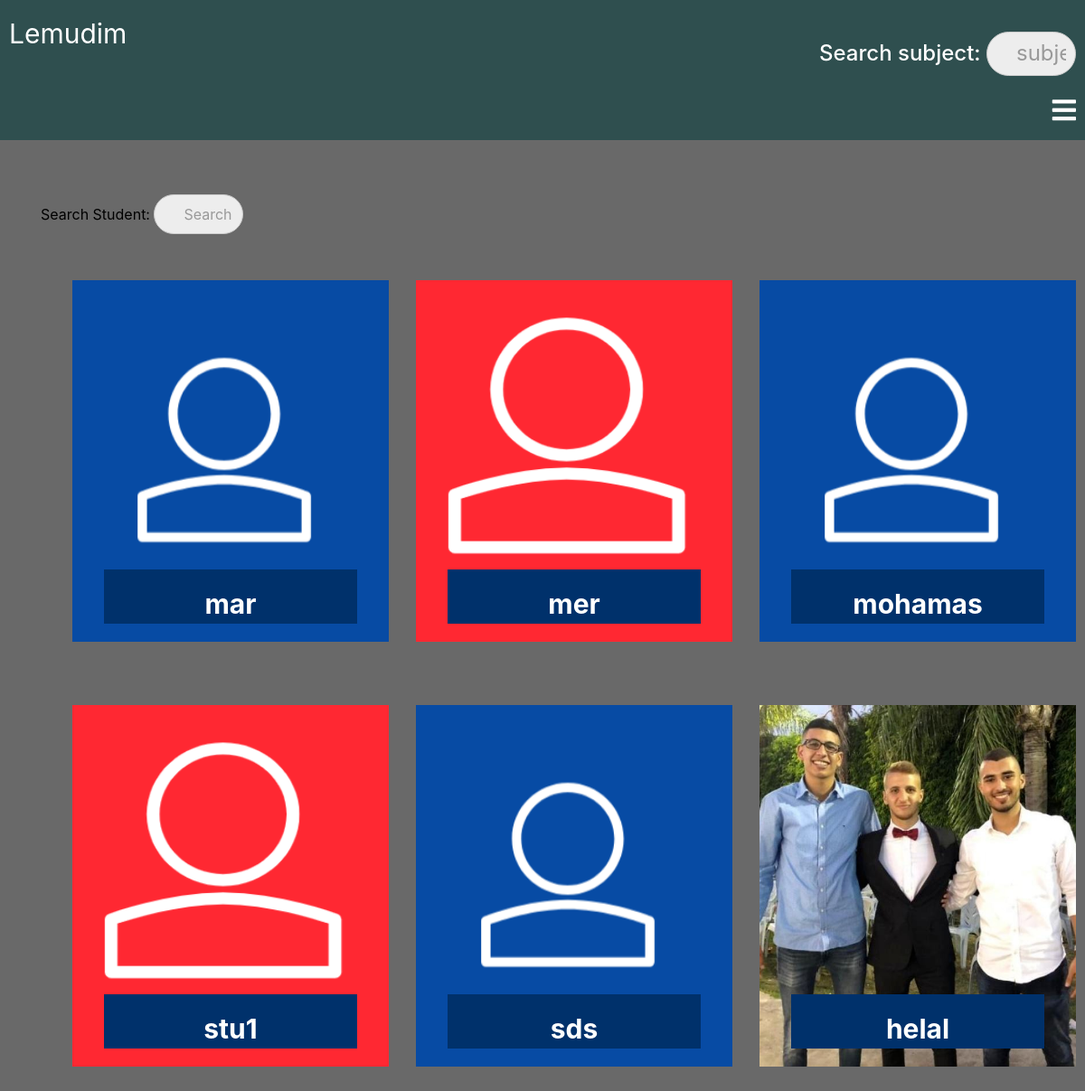
The page /classroom/students_list/ (signed in) on the database its author committed.
### classroom/models.py (models this page shows, shortened)
class Student(models.Model):
    user = models.OneToOneField(User, on_delete=models.CASCADE, primary_key=True, related_name='Student')
    name = models.CharField(max_length=250)
    student_of = models.CharField(max_length=250)
    language = models.CharField(max_length=250)
    email = models.EmailField(max_length=250)
    phone = models.CharField(max_length=250)
    student_profile_pic = models.ImageField(upload_to="classroom/student_profile_pic", blank=True)
    class Meta:
        ordering = ['language']

### classroom/views.py (the view)
def students_list(request):
    query = request.GET.get("q", None)
    students = StudentsInClass.objects.filter(teacher=request.user.Teacher)
    students_list = [x.student for x in students]
    qs = Student.objects.all()
    if query is not None:
        qs = qs.filter(
                Q(name__icontains=query)
                )
    qs_one = []
    for x in qs:
        if x in students_list:
            pass
        else:
            qs_one.append(x)
    context = {
        "students_list": qs_one,
    }
    template = "classroom/students_list.html"
    return render(request, template, context)

### template/classroom/students_list.html (shortened to what this page needs)
{% extends "classroom/base.html" %}
{% load static %}
{% block content %}
<div class="student-list">
<div class="container">
  <form method='GET' action="{% url 'classroom:students_list' %}" class="searchme">
    <p>Search Student: <input type='search' name='q' placeholder='Search'></p>
  </form>
  <div class="row">
  {% for student in students_list %}
  <div class="col-6 col-md-4">
  <div class="student-box">
    <div class="imgBx">
      {% if student.student_profile_pic %}
      <img src="{{ student.student_profile_pic.url }}" alt="">
      {% else %}
      {% if forloop.counter0|divisibleby:"2" %}
      <img src="{% static 'images/login-avatar.PNG' %}" alt="">
      {% else %}
      <img src="{% static 'images/login-avatar-2.PNG' %}" alt="">
      {% endif %}
      {% endif %}
    </div>
    <div class="content">
      <h3>{{ student.name }}</h3>
    </div>
  </div>
  </div>
  {% endfor %}
  </div>
</div>
</div>
{% endblock %}

### static/css/base.css (style rules this page uses)
.student-signup-form h1,h3 { margin: 10px; padding: 0; text-align: center; font-size: 40px; font-weight: 300; opacity: 1; }

### static/css/newbase.css (style rules this page uses)
.student-list { margin: 0; padding: 0; background: dimgray; background-size:auto; background-repeat: repeat; width: 100%; padding-bottom: 600px; padding-top: 5%; color: black; }
.student-list .student-box { margin: 10%; position: relative; width: 100%; height: 400px; background: #000; }
.student-list .student-box .imgBx { position: relative; top: 0; left: 0; width: 100%; height: 100%; }
.student-list .student-box .imgBx img { position: absolute; top: 0; left: 0; width: 100%; height: 100%; object-fit: cover; transition: 0.5s; }
.student-list .student-box .content { position: absolute; bottom: 20px; left: 10%; width: 80%; height: 60px; background: #00316b; transition: 0.5s; overflow: hidden; color: white; padding: 15px; box-sizing: border-box; }
.student-list .student-box .content h3 { margin: 0; padding: 5px; font-size: 30px; font-weight: 700; }

### rows shown on the page
Student: name "mar"
Student: name "mer"
Student: name "mohamas"
Student: name "stu1"
Student: name "sds"
Student: student_profile_pic (picture), name "helal"
